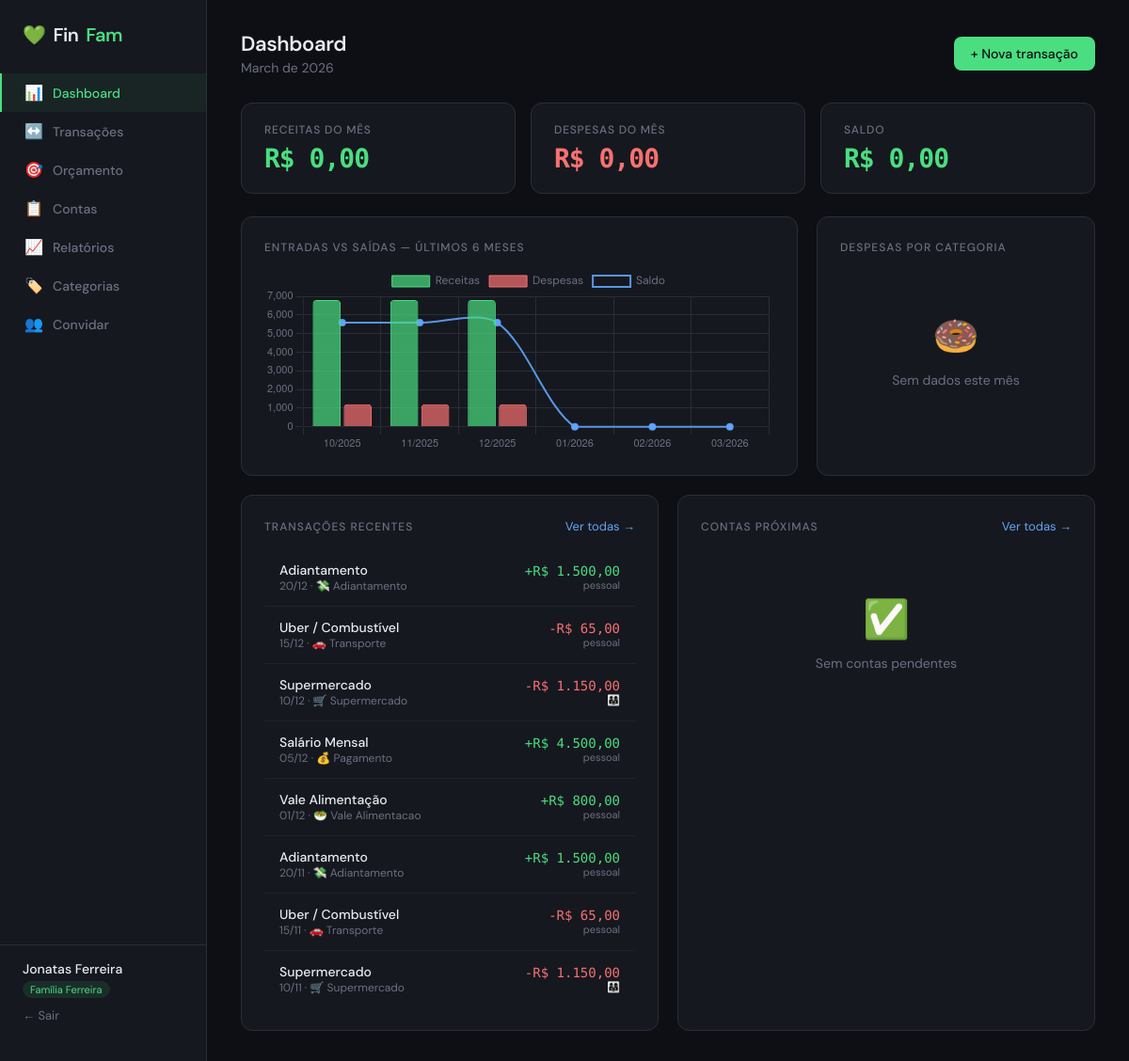
The app's page /dashboard (signed in) with its own data.
### app/models.py (models this page shows, shortened)
class User(UserMixin, db.Model):
    __tablename__ = 'users'
    id = db.Column(db.Integer, primary_key=True)
    name = db.Column(db.String(100), nullable=False)
    email = db.Column(db.String(150), unique=True, nullable=False)
    password_hash = db.Column(db.String(256), nullable=False)
    role = db.Column(db.String(10), default='member')  # 'admin' or 'member'
    family_id = db.Column(db.Integer, db.ForeignKey('families.id'), nullable=True)
    created_at = db.Column(db.DateTime, default=datetime.utcnow)
    family = db.relationship('Family', back_populates='members')
    transactions = db.relationship('Transaction', back_populates='user')
    bills = db.relationship('Bill', back_populates='user')
    @property
    def is_admin(self):
        return self.role == 'admin'

class Family(db.Model):
    __tablename__ = 'families'
    id = db.Column(db.Integer, primary_key=True)
    name = db.Column(db.String(100), nullable=False)
    invite_token = db.Column(db.String(64), unique=True, default=lambda: secrets.token_urlsafe(32))
    created_at = db.Column(db.DateTime, default=datetime.utcnow)
    members = db.relationship('User', back_populates='family')
    categories = db.relationship('Category', back_populates='family')
    transactions = db.relationship('Transaction', back_populates='family')
    budgets = db.relationship('Budget', back_populates='family')
    bills = db.relationship('Bill', back_populates='family')

class Transaction(db.Model):
    __tablename__ = 'transactions'
    id = db.Column(db.Integer, primary_key=True)
    description = db.Column(db.String(200), nullable=False)
    amount = db.Column(db.Float, nullable=False)
    type = db.Column(db.String(10), nullable=False)  # 'income' or 'expense'
    scope = db.Column(db.String(10), default='personal')  # 'personal' or 'family'
    date = db.Column(db.Date, default=date.today)
    created_at = db.Column(db.DateTime, default=datetime.utcnow)
    user_id = db.Column(db.Integer, db.ForeignKey('users.id'), nullable=False)
    family_id = db.Column(db.Integer, db.ForeignKey('families.id'), nullable=False)
    category_id = db.Column(db.Integer, db.ForeignKey('categories.id'), nullable=True)
    user = db.relationship('User', back_populates='transactions')
    family = db.relationship('Family', back_populates='transactions')
    category = db.relationship('Category', back_populates='transactions')

class Category(db.Model):
    __tablename__ = 'categories'
    id = db.Column(db.Integer, primary_key=True)
    name = db.Column(db.String(80), nullable=False)
    icon = db.Column(db.String(10), default='💰')
    color = db.Column(db.String(7), default='#6366f1')
    family_id = db.Column(db.Integer, db.ForeignKey('families.id'), nullable=False)
    family = db.relationship('Family', back_populates='categories')
    transactions = db.relationship('Transaction', back_populates='category')
    budgets = db.relationship('Budget', back_populates='category')

### app/routes/dashboard.py (the view)
@dashboard_bp.route('/dashboard')
@login_required
def index():
    today     = date.today()
    family_id = current_user.family_id
    def get_totals(month, year):
        result = db.session.query(
            Transaction.type,
            func.sum(Transaction.amount).label('total')
        ).filter(
            Transaction.family_id == family_id,
            extract('month', Transaction.date) == month,
            extract('year', Transaction.date) == year
        ).group_by(Transaction.type).all()
        totals = {r.type: r.total for r in result}
        return totals.get('income', 0), totals.get('expense', 0)
    income, expense = get_totals(today.month, today.year)
    balance = income - expense
    months_data = []
    for i in range(5, -1, -1):
        m = today.month - i
        y = today.year
        if m <= 0:
            m += 12
            y -= 1
        inc, exp = get_totals(m, y)
        months_data.append({'label': f'{m:02d}/{y}', 'income': inc, 'expense': exp, 'balance': inc - exp})
    cutoff = today + timedelta(days=14)
    upcoming_bills = Bill.query.filter(
        Bill.family_id == family_id,
        Bill.paid == False,
        Bill.due_date <= cutoff
    ).order_by(Bill.due_date).limit(6).all()
    overdue_count = sum(1 for b in upcoming_bills if b.is_overdue)
    due_soon_count = sum(1 for b in upcoming_bills if not b.is_overdue and b.days_until_due <= 7)
    cat_breakdown = db.session.query(
        Category.name, Category.color, Category.icon,
        func.sum(Transaction.amount).label('total')
    ).join(Transaction, Transaction.category_id == Category.id).filter(
        Transaction.family_id == family_id,
        Transaction.type == 'expense',
        extract('month', Transaction.date) == today.month,
        extract('year', Transaction.date) == today.year
    ).group_by(Category.id).all()
    budgets = Budget.query.filter_by(
        family_id=family_id, month=today.month, year=today.year).all()
    spent_map = {r[0]: r[1] for r in db.session.query(
        Transaction.category_id, func.sum(Transaction.amount)
    ).filter(
        Transaction.family_id == family_id,
        Transaction.type == 'expense',
        extract('month', Transaction.date) == today.month,
        extract('year', Transaction.date) == today.year
    ).group_by(Transaction.category_id).all()}
    budget_alerts = []
    for b in budgets:
        spent = spent_map.get(b.category_id, 0)
        if spent > b.amount:
            cat = Category.query.get(b.category_id)
            if cat:
                budget_alerts.append({'cat': cat, 'spent': spent, 'limit': b.amount})
    recent = Transaction.query.filter_by(family_id=family_id)\
        .order_by(Transaction.date.desc(), Transaction.created_at.desc())\
        .limit(8).all()
    return render_template('dashboard/index.html',
        income=income, expense=expense, balance=balance,
        months_data=months_data, upcoming_bills=upcoming_bills,
        overdue_count=overdue_count, due_soon_count=due_soon_count,
        cat_breakdown=cat_breakdown, budget_alerts=budget_alerts,
        recent=recent, today=today
    )

### app/templates/dashboard/index.html (shortened to what this page needs)
{% extends 'base.html' %}
{% block content %}
<div class="page-header">
  <div>
    <div class="page-title">Dashboard</div>
    <div class="page-subtitle">{{ today.strftime('%B de %Y') }}</div>
  </div>
  <a href="{{ url_for('transactions.new') }}" class="btn btn-primary">+ Nova transação</a>
</div>
<div class="stats-grid">
  <div class="stat-card">
    <div class="stat-label">Receitas do mês</div>
    <div class="stat-value income">{{ income|brl }}</div>
  </div>
  <div class="stat-card">
    <div class="stat-label">Despesas do mês</div>
    <div class="stat-value expense">{{ expense|brl }}</div>
  </div>
  <div class="stat-card">
    <div class="stat-label">Saldo</div>
    <div class="stat-value {% if balance >= 0 %}balance-pos{% else %}balance-neg{% endif %}">{{ balance|brl }}</div>
  </div>
</div>
<div class="grid-3" style="margin-bottom:20px;">
  <div class="card">
    <div class="card-title">Entradas vs Saídas — últimos 6 meses</div>
    <canvas id="incomeExpenseChart" height="110"></canvas>
  </div>
  <div class="card">
    <div class="card-title">Despesas por categoria</div>
    {% if cat_breakdown %}
    <canvas id="categoryChart" height="160"></canvas>
    {% else %}
    <div class="empty-state"><div class="icon">🍩</div><p>Sem dados este mês</p></div>
    {% endif %}
  </div>
</div>
<div class="grid-2">
  <div class="card">
    <div style="display:flex;justify-content:space-between;align-items:center;margin-bottom:16px;">
      <div class="card-title" style="margin:0;">Transações recentes</div>
      <a href="{{ url_for('transactions.index') }}" style="font-size:13px;color:var(--accent3);text-decoration:none;">Ver todas →</a>
    </div>
    {% if recent %}
    <table class="table">
      <tbody>
      {% for t in recent %}
      <tr>
        <td>
          <div style="font-size:14px;font-weight:500;">{{ t.description }}</div>
          <div style="font-size:12px;color:var(--muted);">{{ t.date.strftime('%d/%m') }} · {{ t.category.icon if t.category else '💰' }} {{ t.category.name if t.category else '—' }}</div>
        </td>
        <td style="text-align:right;">
          <div class="amount-{{ t.type }}">{{ '+' if t.type == 'income' else '-' }}{{ t.amount|brl }}</div>
          <div style="font-size:11px;color:var(--muted);">{{ 'pessoal' if t.scope == 'personal' else '👨‍👩‍👧' }}</div>
        </td>
      </tr>
      {% endfor %}
      </tbody>
    </table>
    {% else %}
    <div class="empty-state"><div class="icon">↔️</div><p>Sem transações ainda</p></div>
    {% endif %}
  </div>
  <div class="card">
    <div style="display:flex;justify-content:space-between;align-items:center;margin-bottom:16px;">
      <div class="card-title" style="margin:0;">Contas próximas</div>
      <a href="{{ url_for('bills.index') }}" style="font-size:13px;color:var(--accent3);text-decoration:none;">Ver todas →</a>
    </div>
    {% if upcoming_bills %}
    <table class="table">
      <tbody>
      {% for bill in upcoming_bills %}
      <tr>
        <td>
          <div style="font-size:14px;font-weight:500;">{{ bill.description }}</div>
          <div style="font-size:12px;color:{% if bill.is_overdue %}var(--expense){% elif bill.days_until_due <= 3 %}var(--warning){% else %}var(--muted){% endif %}">
            {% if bill.is_overdue %}⚠️ Vencida
            {% elif bill.days_until_due == 0 %}⏰ Hoje
            {% elif bill.days_until_due == 1 %}⏰ Amanhã
            {% elif bill.days_until_due <= 7 %}⏰ Em {{ bill.days_until_due }} dias
            {% else %}{{ bill.due_date.strftime('%d/%m') }}
            {% endif %}
          </div>
        </td>
        <td style="text-align:right;">
          <div class="mono" style="font-size:14px;color:{% if bill.type=='payable' %}var(--expense){% else %}var(--income){% endif %};">{{ bill.amount|brl }}</div>
          <div style="font-size:11px;color:var(--muted);">{{ 'A pagar' if bill.type=='payable' else 'A receber' }}</div>
        </td>
      </tr>
      {% endfor %}
      </tbody>
    </table>
    {% else %}
    <div class="empty-state"><div class="icon">✅</div><p>Sem contas pendentes</p></div>
    {% endif %}
  </div>
</div>
<script>
const months = {{ months_data | tojson }};
new Chart(document.getElementById('incomeExpenseChart'), {
  type: 'bar',
  data: {
    labels: months.map(m => m.label),
    datasets: [
      { label: 'Receitas', data: months.map(m => m.income), backgroundColor: 'rgba(74,222,128,0.7)', borderColor: 'rgba(74,222,128,1)', borderWidth: 1, borderRadius: 4 },
      { label: 'Despesas', data: months.map(m => m.expense), backgroundColor: 'rgba(248,113,113,0.7)', borderColor: 'rgba(248,113,113,1)', borderWidth: 1, borderRadius: 4 },
      { label: 'Saldo', type: 'line', data: months.map(m => m.balance), borderColor: 'rgba(96,165,250,0.9)', backgroundColor: 'transparent', borderWidth: 2, pointRadius: 3, pointBackgroundColor: 'rgba(96,165,250,1)', tension: 0.3 }
    ]
  },
  options: {
    responsive: true,
    plugins: { legend: { labels: { color: '#6b7080', font: { family: 'DM Sans', size: 12 } } } },
    scales: {
      x: { ticks: { color: '#6b7080', font: { size: 11 } }, grid: { color: '#2a2d3a' } },
      y: { ticks: { color: '#6b7080', font: { size: 11 } }, grid: { color: '#2a2d3a' } }
    }
  }
});
</script>
{% endblock %}

### app/templates/base.html (shortened to what this page needs)
<!DOCTYPE html>
<html lang="pt">
<head>
</head>
<body>
{% if current_user.is_authenticated %}
<nav class="sidebar">
  <div class="sidebar-logo">💚 <span>Fin</span>Fam</div>
  <div class="sidebar-nav">
    <a href="{{ url_for('dashboard.index') }}" class="nav-item {% if request.endpoint == 'dashboard.index' %}active{% endif %}">
      <span class="icon">📊</span> Dashboard
    </a>
    <a href="{{ url_for('transactions.index') }}" class="nav-item {% if 'transactions' in request.endpoint %}active{% endif %}">
      <span class="icon">↔️</span> Transações
    </a>
    <a href="{{ url_for('budget.index') }}" class="nav-item {% if 'budget' in request.endpoint %}active{% endif %}">
      <span class="icon">🎯</span> Orçamento
    </a>
    <a href="{{ url_for('bills.index') }}" class="nav-item {% if 'bills' in request.endpoint %}active{% endif %}">
      <span class="icon">📋</span> Contas
    </a>
    <a href="{{ url_for('reports.index') }}" class="nav-item {% if 'reports' in request.endpoint %}active{% endif %}">
      <span class="icon">📈</span> Relatórios
    </a>
    <a href="{{ url_for('categories.index') }}" class="nav-item {% if 'categories' in request.endpoint %}active{% endif %}">
      <span class="icon">🏷️</span> Categorias
    </a>
    {% if current_user.is_admin %}
    <a href="{{ url_for('auth.invite') }}" class="nav-item {% if request.endpoint == 'auth.invite' %}active{% endif %}">
      <span class="icon">👥</span> Convidar
    </a>
    {% endif %}
  </div>
  <div class="sidebar-footer">
    <div class="user-name">{{ current_user.name }}</div>
    {% if current_user.family %}
    <span class="family-badge">{{ current_user.family.name }}</span>
    {% endif %}
    <a href="{{ url_for('auth.logout') }}" class="logout-link">← Sair</a>
  </div>
</nav>
{% endif %}
<main class="main" {% if not current_user.is_authenticated %}style="margin-left:0;display:flex;align-items:center;justify-content:center;"{% endif %}>
  {% block content %}{% endblock %}
</main>
</body>
</html>

### records on screen
User: name "Jonatas Ferreira"
Family: family.name "Família Ferreira"
Transaction: description "Adiantamento", date "20/12", category "💸", category "Adiantamento", type "+", amount|brl "R$ 1.500,00", scope "pessoal"
Transaction: description "Uber / Combustível", date "15/12", category "🚗", category "Transporte", type "-", amount|brl "R$ 65,00", scope "pessoal"
Transaction: description "Supermercado", date "10/12", category "🛒", category "Supermercado", type "-", amount|brl "R$ 1.150,00", scope "👨‍👩‍👧"
Transaction: description "Salário Mensal", date "05/12", category "💰", category "Pagamento", type "+", amount|brl "R$ 4.500,00", scope "pessoal"
Transaction: description "Vale Alimentação", date "01/12", category "🥗", category "Vale Alimentacao", type "+", amount|brl "R$ 800,00", scope "pessoal"
Transaction: description "Adiantamento", date "20/11", category "💸", category "Adiantamento", type "+", amount|brl "R$ 1.500,00", scope "pessoal"
Transaction: description "Uber / Combustível", date "15/11", category "🚗", category "Transporte", type "-", amount|brl "R$ 65,00", scope "pessoal"
Transaction: description "Supermercado", date "10/11", category "🛒", category "Supermercado", type "-", amount|brl "R$ 1.150,00", scope "👨‍👩‍👧"

### other values on screen
{{ income|brl }} "R$ 0,00"
{{ expense|brl }} "R$ 0,00"
{{ balance|brl }} "R$ 0,00"
